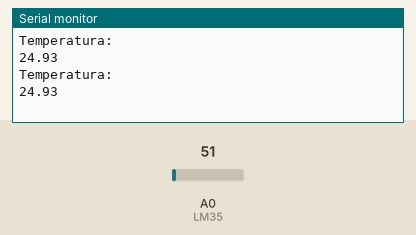
Simulated run of this sketch. Board: Arduino Uno, built with avr-gcc and run on an emulated ATmega328P. Shown: the last lines printed to the serial monitor. The test bench sets the inputs (shaded band); at power-on: A0 (LM35) = 51.

Above: at 1.8 s.
1.9 s: A0 (LM35) set to 61
At 2.8 s:
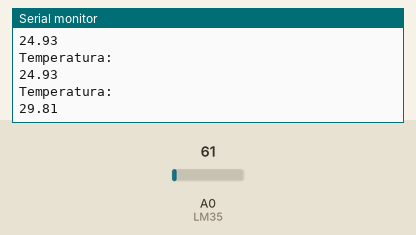
3.4 s: A0 (LM35) set to 71
At 4.8 s:
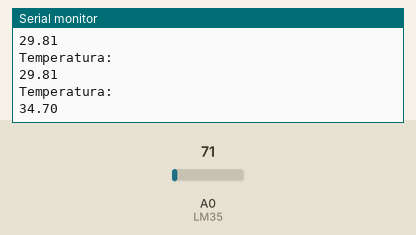
Timing chart, 0 to 6.4 s (numbered marks = the images above; inputs shaded):
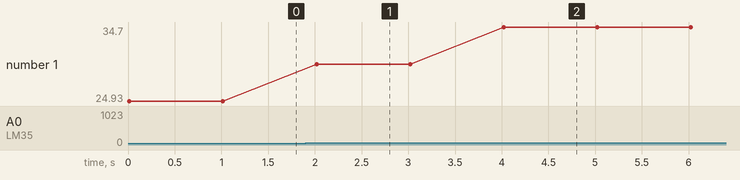

Measured:
- after the input at 1.9 s, the serial monitor: prints a new line after 0.12 s (image 1)
- after the input at 3.4 s, the serial monitor: prints a new line after 0.62 s (image 2)
- plotted number 1: 24.93 → 29.81 after the input at 1.9 s, 29.81 → 34.7 after the input at 3.4 s

The sketch:

lm35.ino
```cpp
const int LM35 = A0;

void setup() {
  pinMode(LM35, INPUT);
  Serial.begin(9600);
}

void loop() {
  float valor = analogRead(LM35);
  Serial.println("Temperatura: ");
  Serial.println((valor * 5) / 1023 / 0.01);
  delay(1000);
}
```
